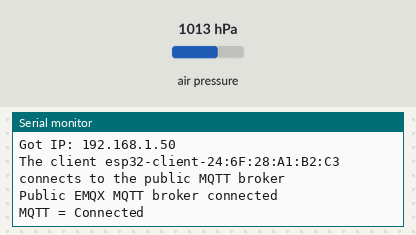
Bench run of a sketch on a simulated ESP8266 (Wemos D1 mini). Parts: the last lines printed to the serial monitor. The inputs (shaded band) are chosen by the test bench; at power-on: air pressure 1013 hPa. WiFi joins after 1.5 s; servers stay silent unless stated; no MQTT or app messages arrive unless stated; not simulated (calls return 0 or success): arduino_secrets.h.

Above: at 3.2 s.
3.3 s: air pressure set to 952 hPa
At 8.4 s:
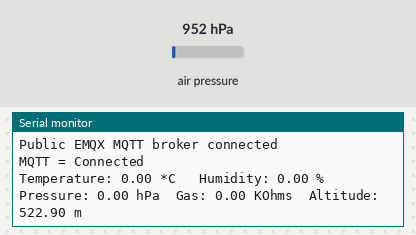
13.5 s: air pressure set to 975 hPa
At 17.7 s:
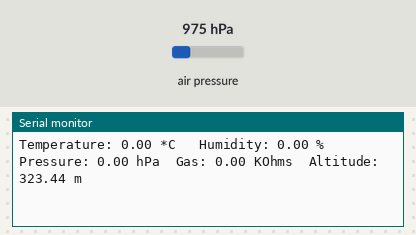

Measured:
- after the input at 3.3 s, the serial monitor: prints a new line after 3.8 s (image 1)
- after the input at 13.5 s, the serial monitor: prints a new line after 3.6 s (image 2)

The sketch:

BME680.ino
```cpp
 /*
 *     Project    : BME680
 to Home Assistant by MQTT
 *     Versie     : 1.0
 *     Datum      : 03-2024
 *     Schrijver  : Ap Matteman
 *
 *     Versie 1.0 : basic
 *
 */

#include <ESP8266WiFi.h>         // For WiFi
#include <PubSubClient.h>        // For MQTT
#include <Wire.h>                // For the BME680
#include <SPI.h>                 // For the BME680
#include <Adafruit_Sensor.h>     // For the BME680
#include <Adafruit_BME680.h>     // For the BME680
#include "arduino_secrets.h"     // My Passwords

#define SEALEVELPRESSURE_HPA (1013.25)


// Connecting:
// Board:                         SDA         SCL
//   ESP8266 ESP-01:..............GPIO0/D5    GPIO2/D3
//   NodeMCU 1.0, WeMos D1 Mini...GPIO4/D2    GPIO5/D1


// For the BME680 sensor
Adafruit_BME680 BME680; // I2C


// WiFi
const char *ssid = YourSSID; // Enter your Wi-Fi name
const char *password = YourWiFiPassWord;  // Enter Wi-Fi password

// MQTT Broker
const char *mqtt_broker = YourMQTTserver;
const char *mqtt_username = YourMQTTuser;
const char *mqtt_password = YourMQTTpassword;
const int mqtt_port = 1883;
int WiFiTry = 0;                // nr of times the WiFi is not available
int MQTTtry = 0;                // nr of times the MQTT is not available
WiFiClient espClient;
PubSubClient MQTTclient(espClient);


void Connect2WiFi() {
  //Connect with WiFi network
  WiFiTry = 0;
   WiFi.begin(ssid, password);
   Serial.println("Connecting to WiFi");
  //Try to connect to WiFi for 11 times
  while (WiFi.status() != WL_CONNECTED && WiFiTry < 11) {

    ++WiFiTry;
    // Serial.print("WiFi status: ");; Serial.println(WiFi.status());
    // Serial.print("WiFiTry: ");; Serial.println(WiFiTry);
    delay(1000);
  }
  Serial.println("");
  Serial.print("WiFiTry: ");; Serial.println(WiFiTry);
  Serial.print("Got IP: ");  Serial.println(WiFi.localIP());

}

void Connect2MQTT(){
  //connecting to a mqtt broker
  MQTTtry = 0;
  while ((!MQTTclient.connected() && MQTTtry < 16)) {
      String client_id = "esp32-client-";
      client_id += String(WiFi.macAddress());
      Serial.printf("The client %s connects to the public MQTT broker\n", client_id.c_str());
      if (MQTTclient.connect(client_id.c_str(), mqtt_username, mqtt_password)) {
          Serial.println("Public EMQX MQTT broker connected");
          break;
      } else {
          Serial.print("failed with state ");
          Serial.print(MQTTclient.state());
          delay(2000);
      }
      ++MQTTtry;
      Serial.print("#");
  }
   // Subscribe, voor iedere Topic een regel. Wildcards werken (momenteel) niet :(
  MQTTclient.subscribe("lora/testlights/power");
  Serial.println("MQTT = Connected");
}

void setup() {
  // put your setup code here, to run once:
  // Set software serial baud to 115200;
  Serial.begin(115200);


 if (!BME680.begin()) {
    Serial.println("Couldn't find sensor!");
    while (1);
  }

  // Set up oversampling and filter initialization for the BME680
  BME680.setTemperatureOversampling(BME680_OS_8X);
  BME680.setHumidityOversampling(BME680_OS_2X);
  BME680.setPressureOversampling(BME680_OS_4X);
  BME680.setIIRFilterSize(BME680_FILTER_SIZE_3);
  BME680.setGasHeater(320, 150); // 320*C for 150 ms

  //Connect to WiFi and MQTT
  WiFi.begin(ssid, password);
  Connect2WiFi();
  MQTTclient.setServer(mqtt_broker, mqtt_port);
  Connect2MQTT();

}

void loop() {
  // put your main code here, to run repeatedly:
  float Temperature;
  float Humidity;
  float Pressure;
  float Gas;
  float Altitude;
  delay(5000);  // Wait 5 seconds

  Temperature = BME680.temperature;
  Humidity = BME680.humidity;
  Pressure = BME680.pressure / 100.0;
  Gas = BME680.gas_resistance;
  Altitude = BME680.readAltitude(SEALEVELPRESSURE_HPA);

  // Writing to serial port
  Serial.println();
  Serial.print("Temperature: "); Serial.print(Temperature); Serial.print(" *C   ");
  Serial.print("Humidity: "); Serial.print(Humidity); Serial.print(" %  ");
  Serial.print("Pressure: "); Serial.print(Pressure); Serial.print(" hPa  ");
  Serial.print("Gas: "); Serial.print(Gas); Serial.print(" KOhms  ");
  Serial.print("Altitude: "); Serial.print(Altitude); Serial.print(" m  ");
  MQTTclient.publish("MQTT/Test/Temperature", String(Temperature).c_str());
  MQTTclient.publish("MQTT/Test/Humidity", String(Humidity).c_str());
  MQTTclient.publish("MQTT/Test/Pressure", String(Pressure).c_str());
  MQTTclient.publish("MQTT/Test/Gas", String(Gas).c_str());
  MQTTclient.publish("MQTT/Test/Altitude", String(Altitude).c_str());

}
```
